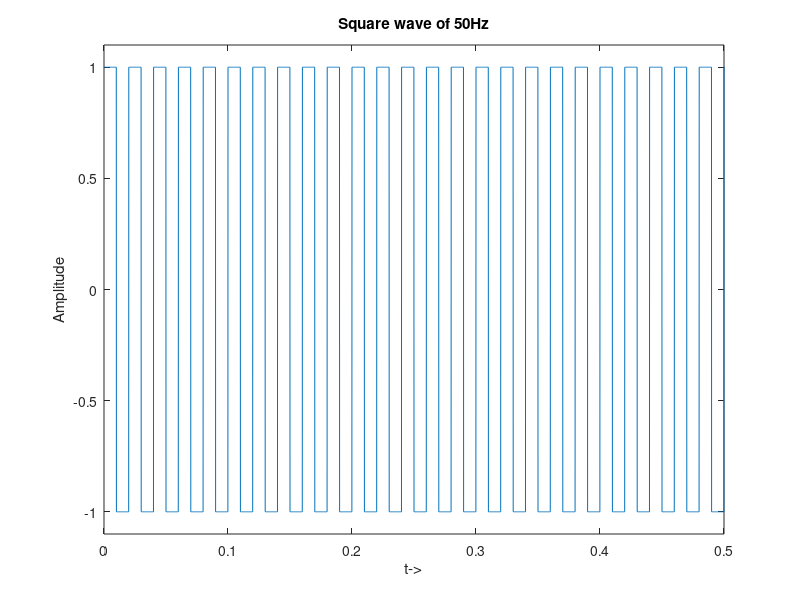

The MATLAB source for this figure:
Fs=10000;
t=0:1/Fs:5;
x=square(2*pi*50*t,50);
plot(t,x)
axis([0 0.5 -1.1 1.1]);
xlabel('t->')
ylabel('Amplitude')
title('Square wave of 50Hz')